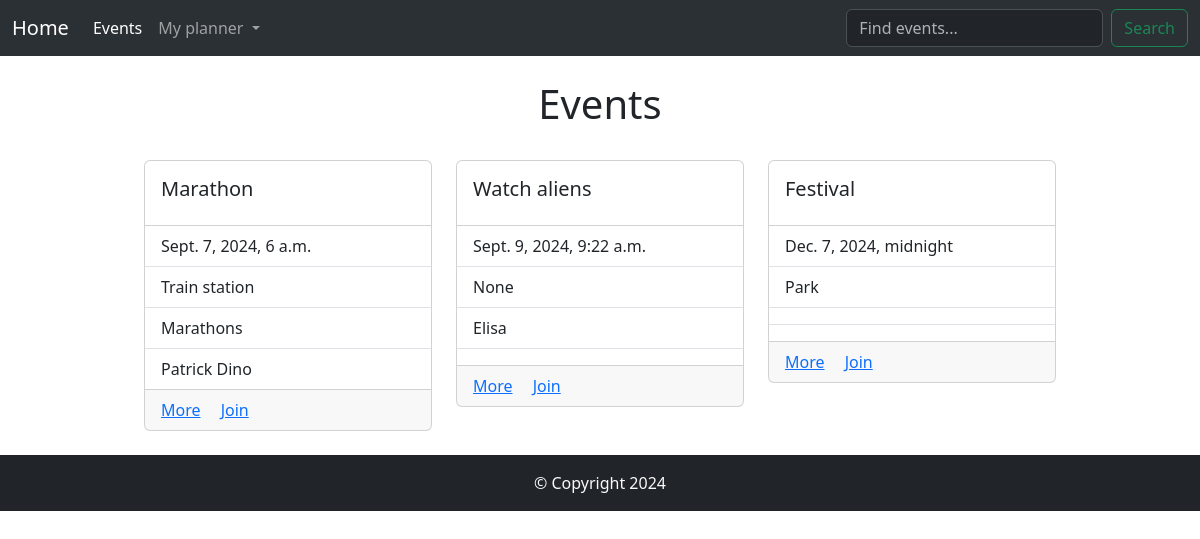
/planner, run on an earlier commit of the app's database.
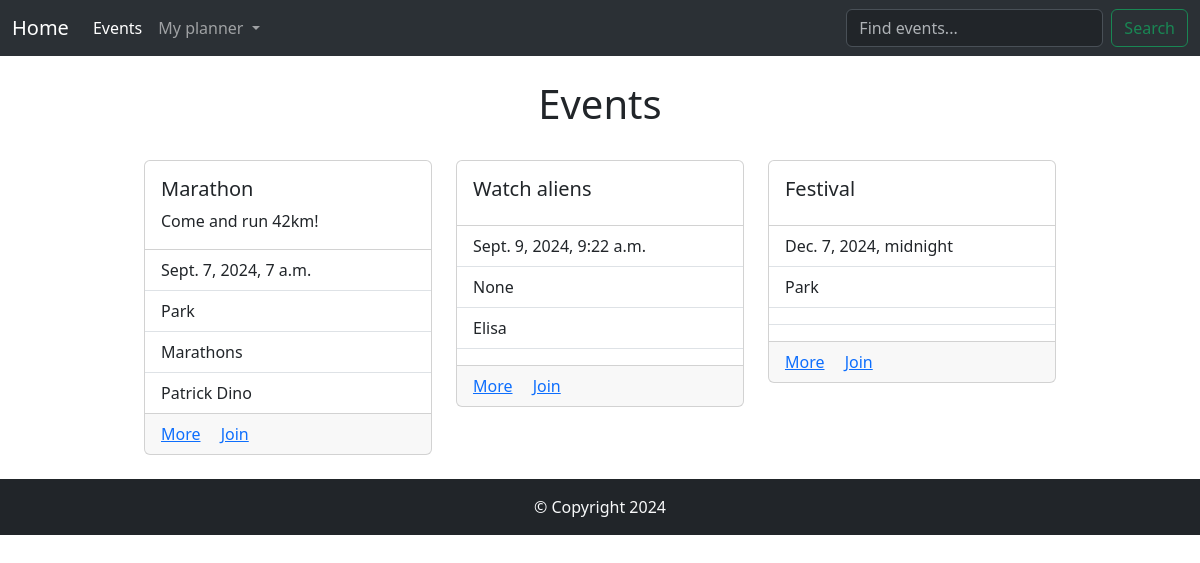
And on a later commit of the database.
### myevents/models.py (models this page shows)
class Event(models.Model):
    name_event = models.CharField('Event name', max_length=120)
    date_event = models.DateTimeField('Event date')
    venue_event = models.ForeignKey(Venue, blank=True, null=True, on_delete=models.CASCADE)
    manager_event = models.CharField(max_length=60)
    description = models.TextField(blank=True)
    attendees = models.ManyToManyField(AgendaUser, blank=True)
    def __str__(self):
        return self.name_event

class Venue(models.Model):
    name_venue = models.CharField('Venue name', max_length=120)
    address = models.CharField(max_length=200)
    zip_code = models.CharField(max_length=15)
    phone = models.CharField('Contact Phone', max_length=12, blank=True)
    def __str__(self):
        return self.name_venue

### myevents/views.py (the view)
# urls.py: path('planner', views.planner, name="planner"),
def planner(request):
    event_list = Event.objects.all().order_by('date_event')
    return render(request, 'myPlanner.html', {'event_list':event_list})

### myevents/models.py (called while the page is built)
    def __str__(self):
        return self.first_name + ' ' + self.last_name

### myevents/templates/myPlanner.html
{% extends 'base.html' %}
{% block content %}
<br />
<h1 class="text-center">Events</h1>
<br />
<div class="d-flex justify-content-center">
<div class="row row-cols-1 row-cols-md-3 g-4 ">
        {% for event in event_list %}
    <div class="col">
        <div class="card" style="width: 18rem;">
            <div class="card-body">
                <h5 class="card-title">{{ event }}</h5>
                <p class="card-text">{{ event.description }}</p>
            </div>
            <ul class="list-group list-group-flush">
                <li class="list-group-item">{{ event.date_event }}</li>
                <li class="list-group-item">{{ event.venue_event }}</li>
                <li class="list-group-item">{{ event.manager_event }}</li>
                <li class="list-group-item">{% for attendees in event.attendees.all %}
                    {{ attendees }}
                    {% endfor %}</li>
            </ul>
            <div class="card-footer">
                <a href="{% url 'show_event' event.id %}" class="card-link">More</a>
                <a href="{% url 'show_event' event.id %}" class="card-link">Join</a>
            </div>
        </div>
    </div>
    {% endfor %}
</div>
</div>
<br />
{% endblock %}

What changed in the data, as far as the page shows it:
changed Event "Marathon": description (not shown) → "Come and run 42km!"; date_event "Sept. 7, 2024, 6 a.m." → "Sept. 7, 2024, 7 a.m."; venue_event "Train station" → "Park"
